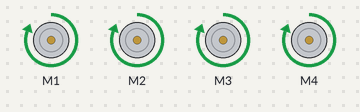
The sketch below on a simulated Arduino Uno, built with avr-gcc and run on an emulated ATmega328P. Shown: 4 × DC motor (green arrow = forward, orange = backward, longer = faster).

Above: at 0.1 s.
At 4.1 s:
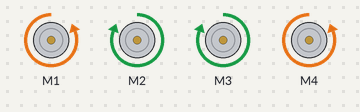
At 8.1 s:
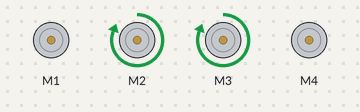
At 18.1 s:
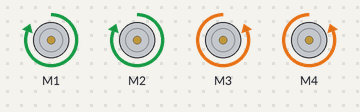
At 28.1 s:
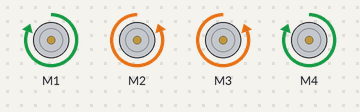
At 38.1 s:
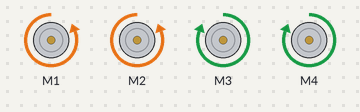
Timing chart, 0 to 39.6 s (numbered marks = the images above):
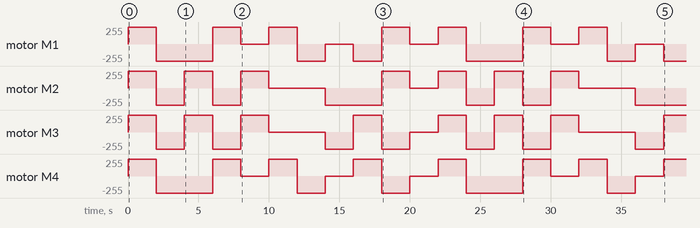

The sketch:

test_2.ino
```cpp
#include <AFMotor.h>   //AFMotor.h Library

AF_DCMotor motor1(1); //Front Left Wheel
AF_DCMotor motor2(2); //Back Left Wheel
AF_DCMotor motor3(3); //Front Right Wheel
AF_DCMotor motor4(4); //Back Right Wheel

String readString;

void setup() {
  Serial.begin(9600);
  motor1.setSpeed(255);   //Set Motor Speed
  motor2.setSpeed(255);
  motor3.setSpeed(255);
  motor4.setSpeed(255);
}

void loop() {
// Forward
      motor1.run (FORWARD);
      motor2.run (FORWARD);
      motor3.run (FORWARD);
      motor4.run (FORWARD);
      delay(2000); // 5sec delay

// Backward
      motor1.run (BACKWARD);
      motor2.run (BACKWARD);
      motor3.run (BACKWARD);
      motor4.run (BACKWARD);
      delay(2000);


// Left
      motor1.run (BACKWARD);
      motor2.run (FORWARD);
      motor3.run (FORWARD);
      motor4.run (BACKWARD);
      delay(2000);

// Right
      motor1.run (FORWARD);
      motor2.run (BACKWARD);
      motor3.run (BACKWARD);
      motor4.run (FORWARD);
      delay(2000);


 // Forward Left
      motor1.run (RELEASE);
      motor2.run (FORWARD);
      motor3.run (FORWARD);
      motor4.run (RELEASE);
      delay(2000);

// Forward Right
      motor1.run (FORWARD);
      motor2.run (RELEASE);
      motor3.run (RELEASE);
      motor4.run (FORWARD);
      delay(2000);

// Backward Left
      motor1.run (BACKWARD);
      motor2.run (RELEASE);
      motor3.run (RELEASE);
      motor4.run (BACKWARD);
      delay(2000);

// Backward Right
      motor1.run (RELEASE);
      motor2.run (BACKWARD);
      motor3.run (BACKWARD);
      motor4.run (RELEASE);
      delay(2000);

// Rotate Left
      motor1.run (BACKWARD);
      motor2.run (BACKWARD);
      motor3.run (FORWARD);
      motor4.run (FORWARD);
      delay(2000);

// Rotate Right
      motor1.run (FORWARD);
      motor2.run (FORWARD);
      motor3.run (BACKWARD);
      motor4.run (BACKWARD);
      delay(2000);


// Stop
      motor1.run (RELEASE);
      motor2.run (RELEASE);
      motor3.run (RELEASE);
      motor4.run (RELEASE);
      delay(2000);


}
```

Measured:
- by itself, motor M1: stopped → forward 255/255 at 0.00 s, → backward 255/255 2.0 s later, → forward 255/255 4.0 s later, → stopped 2.0 s later, … (18 changes in this stretch)
- by itself, motor M4: stopped → forward 255/255 at 0.00 s, → backward 255/255 2.0 s later, → forward 255/255 4.0 s later, → stopped 2.0 s later, … (18 changes in this stretch)
